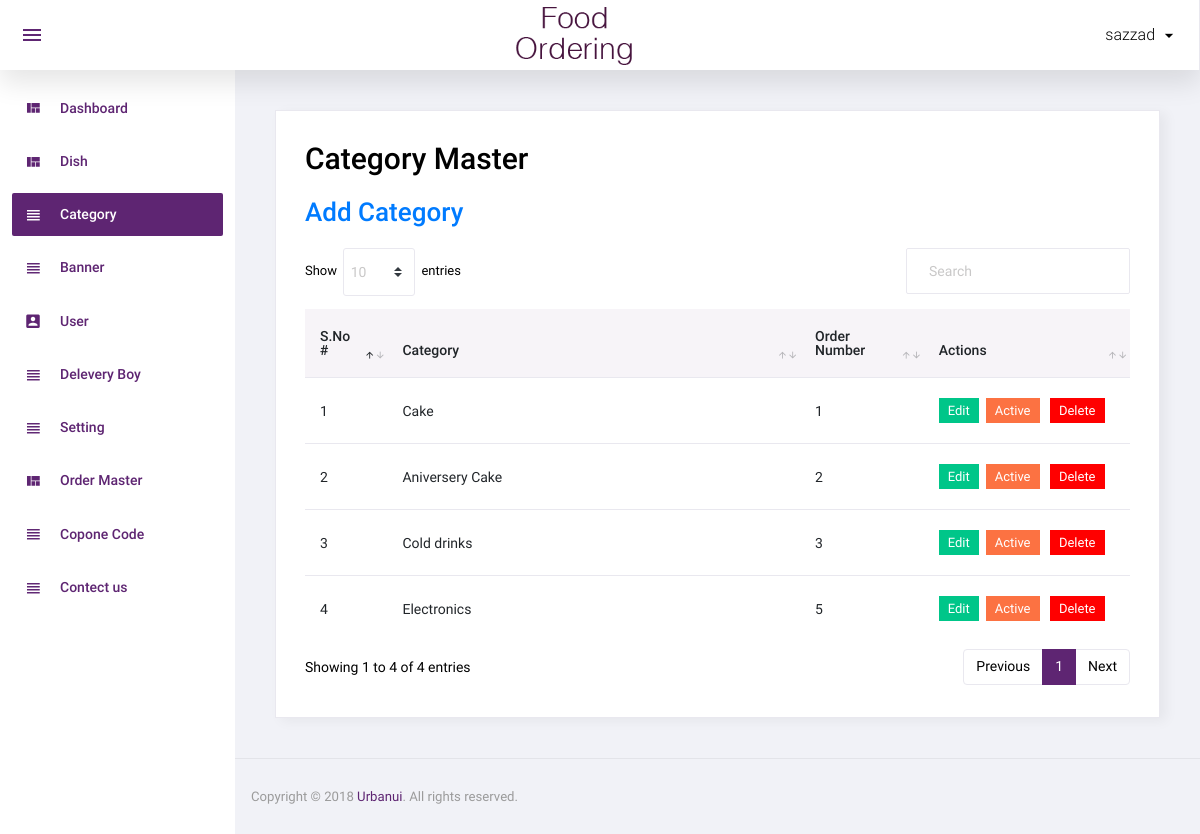
The app's page /admin/category.php (signed in) with its own data.
### tables this page shows
CREATE TABLE `category` (
  `id` int(11) NOT NULL,
  `category_name` varchar(75) NOT NULL,
  `order_number` int(11) NOT NULL,
  `stats` int(11) NOT NULL,
  `add_on` datetime NOT NULL DEFAULT current_timestamp()
);

### admin/category.php (the view, shortened to what this page needs)
<?php
include('top.php');
$sql="select * from category order by order_number";
$res=mysqli_query($con,$sql);
?>
  <div class="card">
            <div class="card-body">
              <h1 class="grid_title">Category Master</h1>
		   	 			<h4><a href="manage_category.php" class="add_link">Add Category</a></h4>
              <div class="row grid_box">
                <div class="col-12">
                  <div class="table-responsive">
                    <table id="order-listing" class="table">
                      <thead>
                        <tr>
                            <th width="10%">S.No #</th>
                            <th width="50%">Category</th>
                            <th width="15%">Order Number</th>
                            <th width="25%">Actions</th>
                        </tr>
                      </thead>
                      <tbody>
                        <?php if(mysqli_num_rows($res)>0){
					          		$i=1;
					          		while($row=mysqli_fetch_assoc($res)){
												?>
						<tr>
              <td><?php echo $i?></td>
              <td><?php echo $row['category_name']?></td>
							<td><?php echo $row['order_number']?></td>
							<td>
								<a href="manage_category.php?id=<?php echo $row['id']?>"><label class="badge badge-success">Edit</label></a>&nbsp;
								<?php
								if($row['stats']==1){
								?>
								<a href="?id=<?php echo $row['id']?>&type=deactive"><label class="badge badge-danger">Active</label></a>
								<?php
								}else{
								?>
								<a href="?id=<?php echo $row['id']?>&type=active"><label class="badge badge-info">Deactive</label></a>
								<?php
								}
								?>
								<a href="?id=<?php echo $row['id']?>&type=delete"><label class="badge badge-danger delete_red">Delete</label></a>
							</td>
                        </tr>
                        <?php
						$i++;
						} } else { ?>
						<tr>
							<td colspan="5">No data found</td>
						</tr>
						<?php } ?>
                      </tbody>
                    </table>
                  </div>
				</div>
              </div>
            </div>
          </div>
<?php include('footer.php');?>

### admin/assets/css/custom.css (style rules this page uses)
a { cursor: pointer !important; }
.badge.badge-success { cursor: pointer !important; }
h4 { font-size: 20px !important; }

### records on screen
category: category_name "Cake", order_number "1"
category: category_name "Aniversery Cake", order_number "2"
category: category_name "Cold drinks", order_number "3"
category: category_name "Electronics", order_number "5"

### other values on screen
$_SESSION['Admin_name'] "sazzad"
